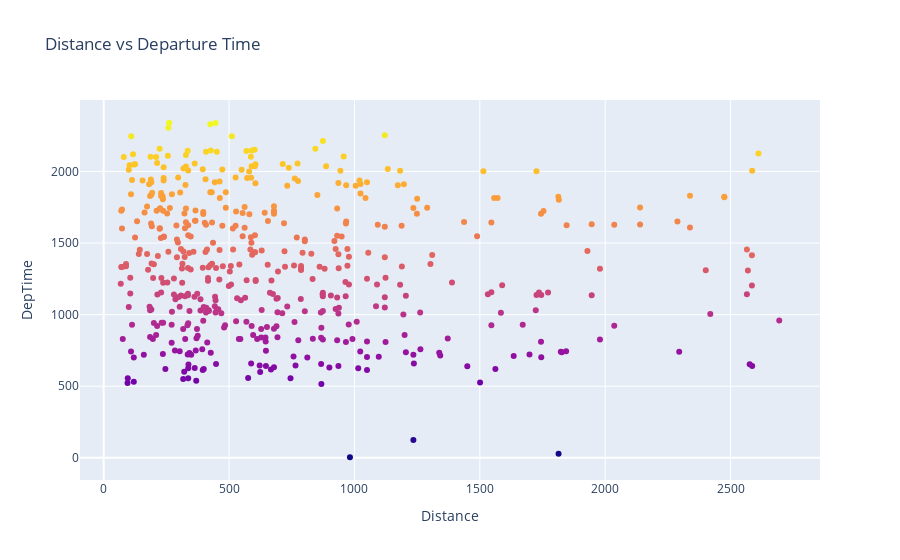

Notebook source saved alongside this figure:
### Markdown cell above
Learn more about usage of scatter plot [here](https://plotly.com/python/line-and-scatter/?utm_medium=Exinfluencer&utm_source=Exinfluencer&utm_content=000026UJ&utm_term=10006555&utm_id=NA-SkillsNetwork-Channel-SkillsNetworkCoursesIBMDeveloperSkillsNetworkDV0101ENSkillsNetwork20297740-2021-01-01)

#### Idea: How departure time changes with respect to airport distance

### Code cell
# First we create a figure using go.Figure and adding trace to it through go.scatter
fig = go.Figure(data=go.Scatter(x=data['Distance'],
                                y=data['DepTime'],
                                mode='markers',
                                marker_color = data['DepTime'],
                                marker=dict(color='#458B74')))

# Updating layout through `update_layout`. Here we are adding title to the plot and providing title to x and y axis.
fig.update_layout(title='Distance vs Departure Time', xaxis_title='Distance', yaxis_title='DepTime')

# Display the figure
fig.show()

### Figure 1 — Plotly figure (JSON) as saved in the notebook; plotly's stock layout.template omitted (floating-point values rounded to 4 significant figures; data arrays with more than 128 entries replaced by an {"elided": "..."} marker saying what was removed)
{"data": [{"marker": {"color": {"elided": "500 int values"}}, "mode": "markers", "type": "scatter", "x": {"elided": "500 int values"}, "y": {"elided": "500 int values"}}], "layout": {"autosize": true, "title": {"text": "Distance vs Departure Time"}, "xaxis": {"autorange": true, "range": [-88.31, 2850.0], "title": {"text": "Distance"}, "type": "linear"}, "yaxis": {"autorange": true, "range": [-167.1, 2511.0], "title": {"text": "DepTime"}, "type": "linear"}}}
